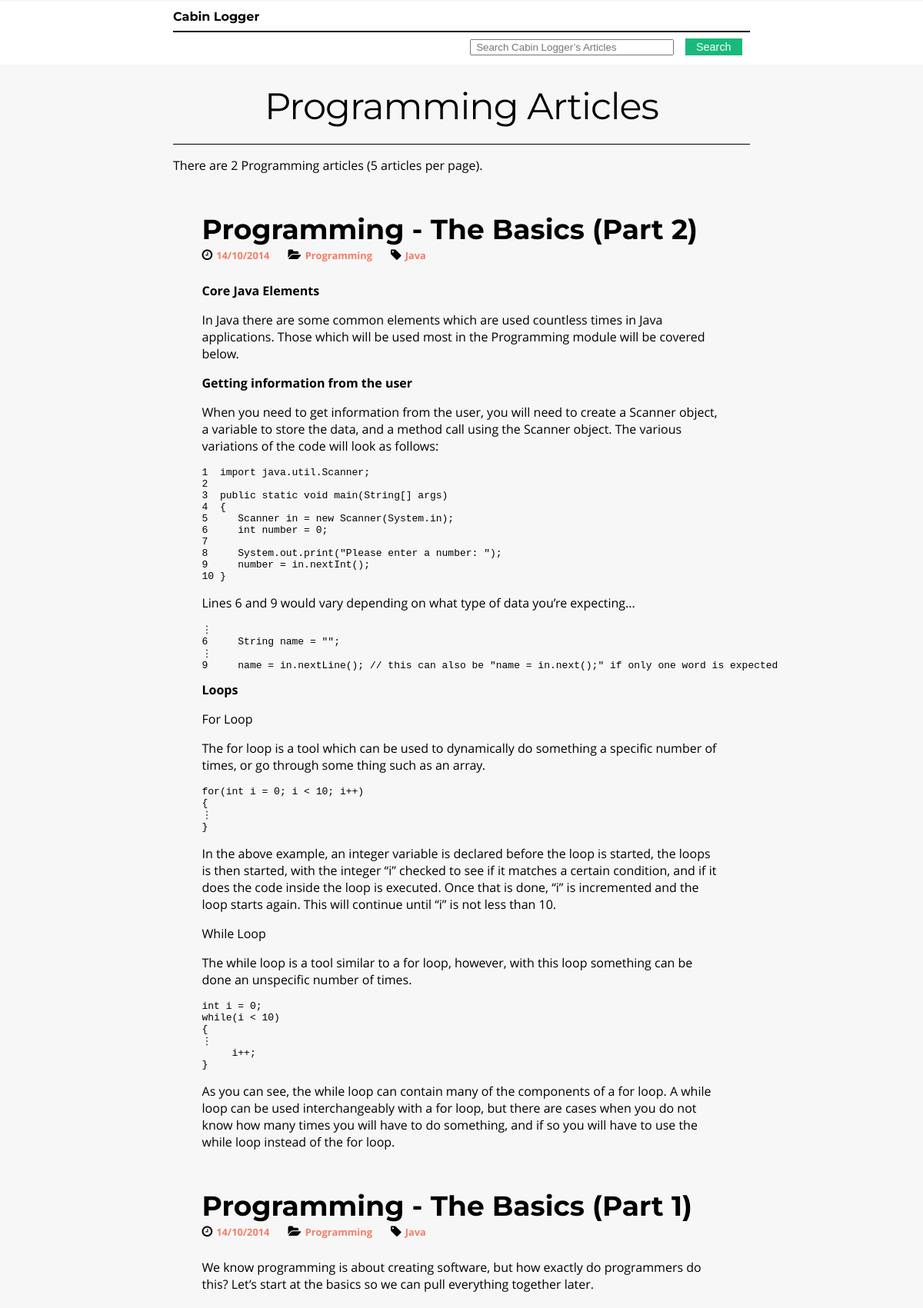
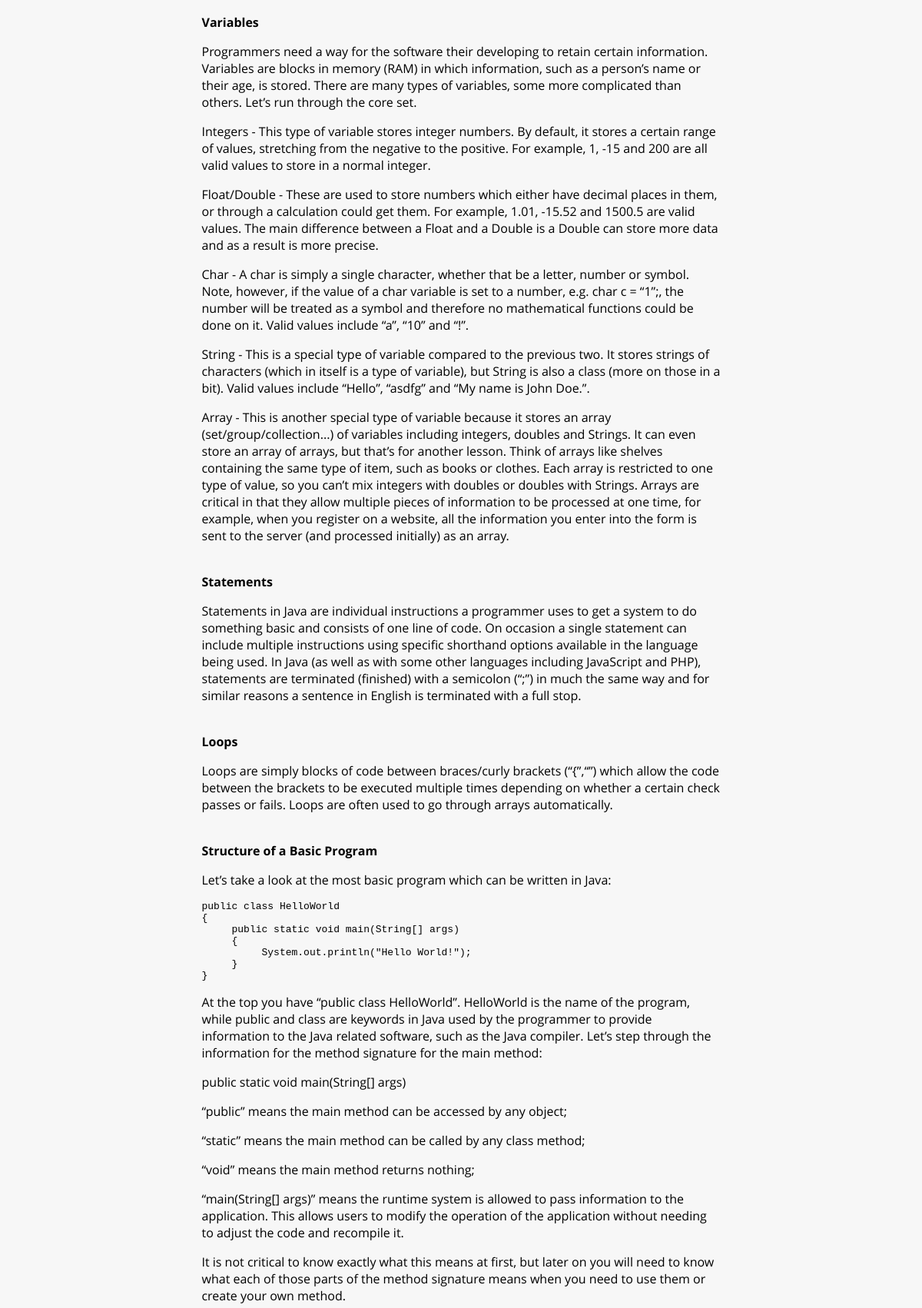
Page /programming.php (upper part) on the committed database (2 pictures, top to bottom).
### tables this page shows
CREATE TABLE article_category_tbl (
	articleCategoryID SMALLINT(3) NOT NULL UNIQUE AUTO_INCREMENT PRIMARY KEY,
    articleID TINYINT(3),
    categoryID TINYINT(2),
	FOREIGN KEY (articleID) REFERENCES article_tbl(articleID),
	FOREIGN KEY (categoryID) REFERENCES category_tbl(categoryID)
);

CREATE TABLE article_tbl (
	articleID TINYINT(3) NOT NULL UNIQUE  AUTO_INCREMENT PRIMARY KEY,
	articleTitle VARCHAR(255) NOT NULL,
    articleContent MEDIUMTEXT NOT NULL,
    dateAdded DATE NOT NULL
);

CREATE TABLE category_tbl (
	categoryID TINYINT(2) NOT NULL UNIQUE AUTO_INCREMENT PRIMARY KEY,
	categoryName VARCHAR(255) NOT NULL,
    categoryDescription VARCHAR(255) NOT NULL
);

CREATE TABLE tag_tbl (
	tagID TINYINT(2) NOT NULL UNIQUE AUTO_INCREMENT PRIMARY KEY,
	tagName VARCHAR(255) NOT NULL,
    tagDescription VARCHAR(255) NOT NULL
);

### includes/pagination-variables.php (called while the page is built, shortened)
<?php
    $skip = 0;
    $limit = 5;

### programming.php (the view, shortened to what this page needs)
<?php
    require_once("includes/common.php");
    require_once("includes/pagination-variables.php");
?>
<!doctype html>
<html>
<head>
    <?php require_once("includes/head.php"); ?>
</head>
<body>
    <?php require_once("includes/header.php"); ?>
    <main>
        <section id="programmingArticles">
        <h1>Programming Articles</h1>
<?php
            $categoryID = 3;
			$getAllPageArticlesQuery = "SELECT * FROM article_category_tbl WHERE categoryID = $categoryID ORDER BY articleID DESC";
            $getAllPageArticlesResultsOriginal = mysqli_query($dbc, $getAllPageArticlesQuery);
            $getAllPageArticlesQuery .= " LIMIT $skip, $limit";
            $getAllPageArticlesResults = mysqli_query($dbc, $getAllPageArticlesQuery);
            echo '        <p>There are ' . mysqli_num_rows($getAllPageArticlesResultsOriginal) . ' Programming articles (5 articles per page).</p>';
            while($getAllPageArticlesRow = mysqli_fetch_array($getAllPageArticlesResults))
            {
                $articleID = $getAllPageArticlesRow['articleID'];
                $getCurrentArticleQuery = "SELECT * FROM article_tbl where articleID = $articleID";
                $getCurrentArticleResult = mysqli_query($dbc, $getCurrentArticleQuery);
                $getCurrentArticleRow = mysqli_fetch_array($getCurrentArticleResult);
                echo '        <article>
            <h2><a href="articles.php?a=' . $getCurrentArticleRow['articleID'] . '" title="' . $getCurrentArticleRow['articleTitle'] . '">' . $getCurrentArticleRow['articleTitle'] . '</a></h2>
			<div class="articleInfo">
                ';
				$getCategoryQuery = "SELECT * FROM category_tbl WHERE categoryID = $categoryID";
				$getCategoryResult = mysqli_query($dbc, $getCategoryQuery);
				$getCategoryRow = mysqli_fetch_array($getCategoryResult);
				$dateAdded = date("d/m/Y", strtotime($getCurrentArticleRow['dateAdded']));
				echo '<time class="postDate" datetime="' . $getCurrentArticleRow['dateAdded'] . '"><a href="articles.php?d=' . $getCurrentArticleRow['dateAdded'] . '" title="Published on ' . $dateAdded . '">' . $dateAdded . '</a></time>
                <span class="category"><a href="articles.php?c=' . $getCategoryRow['categoryID'] . '" title="' . $getCategoryRow['categoryDescription'] . '">' . $getCategoryRow['categoryName'] . '</a></span>
                <span class="tag">';
				$getAllTagsQuery = "SELECT tagID FROM article_tag_tbl WHERE articleID = $articleID";
                $getAllTagsResults = mysqli_query($dbc, $getAllTagsQuery);
				while($getAllTagsRow = mysqli_fetch_array($getAllTagsResults))
                {
                    $tagID = $getAllTagsRow['tagID'];
                    $getIndividualTagQuery = "SELECT * FROM tag_tbl WHERE tagID = $tagID";
                    $getIndividualTagResult = mysqli_query($dbc, $getIndividualTagQuery);
                    while($getIndividualTagRow = mysqli_fetch_array($getIndividualTagResult))
                    {
                        echo '<a href="articles.php?t=' . $getIndividualTagRow['tagID'] . '" title="' . $getIndividualTagRow['tagDescription'] . '">' . $getIndividualTagRow['tagName'] . '</a>';
                    }
                }
                echo '</span>
            </div>
            ' . $getCurrentArticleRow['articleContent'] . '
        </article>';
            }
        ?>
        </section>
    </main>
</body>
</html>

### rows in the picture
article_category_tbl: articleID.articleTitle "Programming - The Basics (Part 2)", articleID.dateAdded "14/10/2014", categoryID.categoryName "Programming", articleID.articleContent "Core Java Elements In Java there are some common elements which are used countless times in Java applications. Those which will be used most in the Programming module will be covered below. Getting information from the user When you need to get information from the user, you will need to create a Scanner object, a variable to store the data, and a method call using the Scanner object. The various variations of the code will look as follows: 1 import java.util.Scanner; 2 3 public static void main(String[] args) 4 { 5 Scanner in = new Scanner(System.in); 6 int number = 0; 7 8 System.out.print(\"Please enter a number: \"); 9 number = in.nextInt(); 10 } Lines 6 and 9 would vary depending on what…"
tag_tbl: tagName "Java"
article_category_tbl: articleID.articleTitle "Programming - The Basics (Part 1)", articleID.dateAdded "14/10/2014", categoryID.categoryName "Programming", articleID.articleContent "We know programming is about creating software, but how exactly do programmers do this? Let’s start at the basics so we can pull everything together later. Variables Programmers need a way for the software their developing to retain certain information. Variables are blocks in memory (RAM) in which information, such as a person’s name or their age, is stored. There are many types of variables, some more complicated than others. Let’s run through the core set. Integers - This type of variable stores integer numbers. By default, it stores a certain range of values, stretching from the negative to the positive. For example, 1, -15 and 200 are all valid values to store in a normal integer.…"

### other values in the picture
$fCName "Cabin Logger"
mysqli_num_rows($getAllPageArticlesResultsOriginal) "2"
